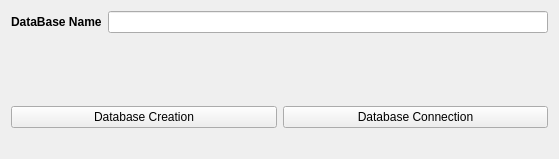
<?xml version="1.0" encoding="UTF-8"?>
<ui version="4.0">
 <class>Form</class>
 <widget class="QWidget" name="Form">
  <property name="geometry">
   <rect>
    <x>0</x>
    <y>0</y>
    <width>559</width>
    <height>159</height>
   </rect>
  </property>
  <property name="windowTitle">
   <string>Form</string>
  </property>
  <layout class="QVBoxLayout" name="verticalLayout">
   <item>
    <layout class="QHBoxLayout" name="horizontalLayout">
     <item>
      <widget class="QLabel" name="label">
       <property name="font">
        <font>
         <bold>true</bold>
        </font>
       </property>
       <property name="text">
        <string>DataBase Name</string>
       </property>
      </widget>
     </item>
     <item>
      <widget class="QLineEdit" name="lineEdit"/>
     </item>
    </layout>
   </item>
   <item>
    <spacer name="verticalSpacer">
     <property name="orientation">
      <enum>Qt::Vertical</enum>
     </property>
     <property name="sizeHint" stdset="0">
      <size>
       <width>20</width>
       <height>40</height>
      </size>
     </property>
    </spacer>
   </item>
   <item>
    <layout class="QHBoxLayout" name="horizontalLayout_2">
     <item>
      <widget class="QPushButton" name="dbCreate">
       <property name="text">
        <string>Database Creation</string>
       </property>
      </widget>
     </item>
     <item>
      <widget class="QPushButton" name="dbConnection">
       <property name="text">
        <string>Database Connection</string>
       </property>
      </widget>
     </item>
    </layout>
   </item>
   <item>
    <widget class="QLabel" name="label_2">
     <property name="text">
      <string/>
     </property>
    </widget>
   </item>
  </layout>
 </widget>
 <resources/>
 <connections/>
</ui>
